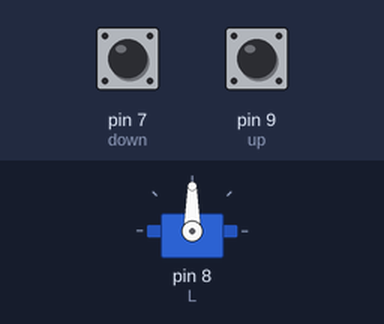
Recording of a sketch running on a simulated Arduino Uno, built with avr-gcc and run on an emulated ATmega328P. On the bench: servo. Inputs (shaded band) come from the test bench; at power-on: pin 7 (down) LOW, pin 9 (up) LOW.

Above: at 1.3 s.
1.4 s: pin 7 (down) pulled HIGH for 0.15 s
At 1.5 s:
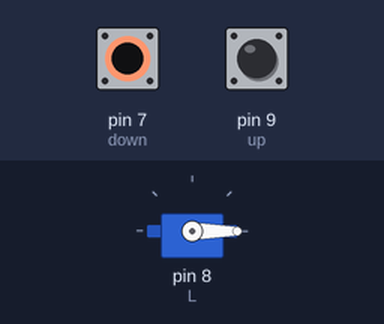
3.1 s: pin 7 (down) pulled HIGH for 3.2 s
At 7.1 s:
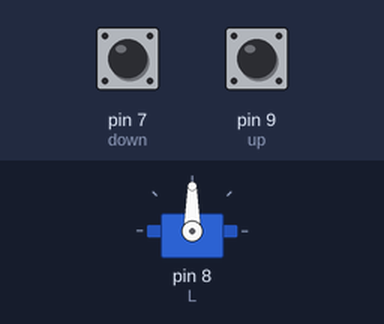
Timing chart, 0 to 8.6 s (numbered marks = the images above; inputs shaded):
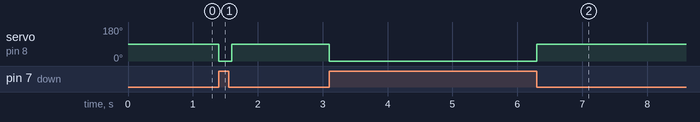

The sketch:

Robotcartcode.ino
```cpp
#include <Servo.h>
Servo L;
const int up = 9;
const int down = 7;
int ustate = 0;
int dstate = 0;


void setup() {
  L.attach(8);
  pinMode(up, INPUT);
  pinMode(down, INPUT);
  delay(100);
}


void loop() {
 delay(100);
  ustate = digitalRead(up);
  dstate = digitalRead(down);
  if (ustate == HIGH){
   L.write(180);
  }
  if (dstate == HIGH){
    L.write(0);
  }
  else{
   L.write(90);
  }
}
```

Measured:
- after the input at 1.4 s, servo on pin 8 (L): 90° → 0° at once, → 90° 0.20 s later
- after the input at 3.1 s, servo on pin 8 (L): 90° → 0° at once, → 90° 3.2 s later
